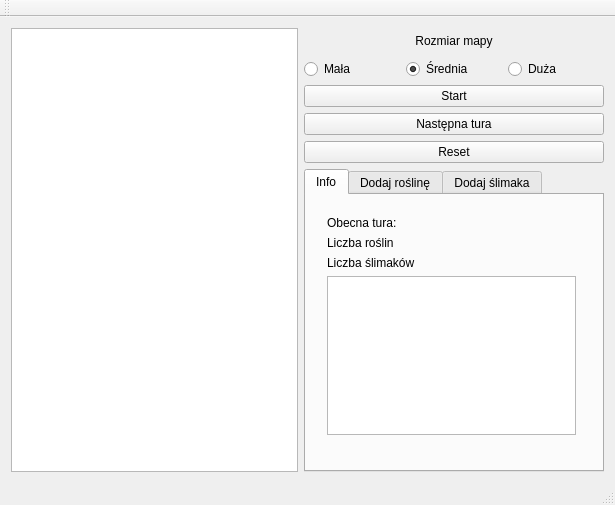
<?xml version="1.0" encoding="UTF-8"?>
<ui version="4.0">
 <class>MainWindow</class>
 <widget class="QMainWindow" name="MainWindow">
  <property name="geometry">
   <rect>
    <x>0</x>
    <y>0</y>
    <width>615</width>
    <height>505</height>
   </rect>
  </property>
  <property name="sizePolicy">
   <sizepolicy hsizetype="Expanding" vsizetype="Expanding">
    <horstretch>0</horstretch>
    <verstretch>0</verstretch>
   </sizepolicy>
  </property>
  <property name="windowTitle">
   <string>Kosmiczna hodowla ślimaków &quot;Janusz&quot;</string>
  </property>
  <widget class="QWidget" name="centralWidget">
   <property name="enabled">
    <bool>true</bool>
   </property>
   <property name="sizePolicy">
    <sizepolicy hsizetype="Expanding" vsizetype="Expanding">
     <horstretch>0</horstretch>
     <verstretch>0</verstretch>
    </sizepolicy>
   </property>
   <layout class="QVBoxLayout" name="verticalLayout">
    <item>
     <layout class="QHBoxLayout" name="horizontalLayout">
      <property name="sizeConstraint">
       <enum>QLayout::SetNoConstraint</enum>
      </property>
      <item>
       <widget class="QGraphicsView" name="qBoard">
        <property name="sizePolicy">
         <sizepolicy hsizetype="Expanding" vsizetype="Expanding">
          <horstretch>0</horstretch>
          <verstretch>0</verstretch>
         </sizepolicy>
        </property>
       </widget>
      </item>
      <item>
       <layout class="QVBoxLayout" name="verticalLayout_2">
        <property name="sizeConstraint">
         <enum>QLayout::SetFixedSize</enum>
        </property>
        <item>
         <layout class="QGridLayout" name="gridLayout_2">
          <item row="1" column="0">
           <widget class="QRadioButton" name="mapSmall">
            <property name="text">
             <string>Mała</string>
            </property>
            <property name="checked">
             <bool>false</bool>
            </property>
           </widget>
          </item>
          <item row="1" column="1">
           <widget class="QRadioButton" name="mapMedium">
            <property name="text">
             <string>Średnia</string>
            </property>
            <property name="checked">
             <bool>true</bool>
            </property>
           </widget>
          </item>
          <item row="1" column="2">
           <widget class="QRadioButton" name="mapHuge">
            <property name="text">
             <string>Duża</string>
            </property>
           </widget>
          </item>
          <item row="0" column="0" colspan="3">
           <widget class="QLabel" name="titleLabel1">
            <property name="sizePolicy">
             <sizepolicy hsizetype="Minimum" vsizetype="Minimum">
              <horstretch>0</horstretch>
              <verstretch>0</verstretch>
             </sizepolicy>
            </property>
            <property name="maximumSize">
             <size>
              <width>16777215</width>
              <height>25</height>
             </size>
            </property>
            <property name="layoutDirection">
             <enum>Qt::LeftToRight</enum>
            </property>
            <property name="text">
             <string>Rozmiar mapy</string>
            </property>
            <property name="alignment">
             <set>Qt::AlignCenter</set>
            </property>
           </widget>
          </item>
         </layout>
        </item>
        <item>
         <widget class="QPushButton" name="automaticMode">
          <property name="text">
           <string>Start</string>
          </property>
         </widget>
        </item>
        <item>
         <widget class="QPushButton" name="nextTurn">
          <property name="text">
           <string>Następna tura</string>
          </property>
         </widget>
        </item>
        <item>
         <widget class="QPushButton" name="resetButton">
          <property name="text">
           <string>Reset</string>
          </property>
         </widget>
        </item>
        <item>
         <widget class="QTabWidget" name="tabWidget">
          <property name="sizePolicy">
           <sizepolicy hsizetype="Minimum" vsizetype="Minimum">
            <horstretch>0</horstretch>
            <verstretch>0</verstretch>
           </sizepolicy>
          </property>
          <property name="minimumSize">
           <size>
            <width>300</width>
            <height>300</height>
           </size>
          </property>
          <property name="baseSize">
           <size>
            <width>300</width>
            <height>300</height>
           </size>
          </property>
          <property name="currentIndex">
           <number>0</number>
          </property>
          <widget class="QWidget" name="infoTab">
           <attribute name="title">
            <string>Info</string>
           </attribute>
           <widget class="QWidget" name="verticalLayoutWidget">
            <property name="geometry">
             <rect>
              <x>10</x>
              <y>10</y>
              <width>271</width>
              <height>241</height>
             </rect>
            </property>
            <layout class="QVBoxLayout" name="verticalLayout_3">
             <item>
              <layout class="QHBoxLayout" name="horizontalLayout_3">
               <item>
                <widget class="QLabel" name="turnNumber">
                 <property name="text">
                  <string>Obecna tura:</string>
                 </property>
                </widget>
               </item>
               <item>
                <widget class="QLabel" name="turnNumberDisplay">
                 <property name="text">
                  <string/>
                 </property>
                </widget>
               </item>
              </layout>
             </item>
             <item>
              <layout class="QHBoxLayout" name="horizontalLayout_4">
               <item>
                <widget class="QLabel" name="plantNumber">
                 <property name="text">
                  <string>Liczba roślin</string>
                 </property>
                </widget>
               </item>
               <item>
                <widget class="QLabel" name="plantNumberDisplay">
                 <property name="text">
                  <string/>
                 </property>
                </widget>
               </item>
              </layout>
             </item>
             <item>
              <layout class="QHBoxLayout" name="horizontalLayout_2">
               <item>
                <widget class="QLabel" name="snailNumber">
                 <property name="text">
                  <string>Liczba ślimaków</string>
                 </property>
                </widget>
               </item>
               <item>
                <widget class="QLabel" name="snailNumberDisplay">
                 <property name="text">
                  <string/>
                 </property>
                </widget>
               </item>
              </layout>
             </item>
             <item>
              <widget class="QPlainTextEdit" name="plainTextEdit"/>
             </item>
            </layout>
           </widget>
          </widget>
          <widget class="QWidget" name="addPlantTab">
           <attribute name="title">
            <string>Dodaj roślinę</string>
           </attribute>
          </widget>
          <widget class="QWidget" name="addSnailTab">
           <attribute name="title">
            <string>Dodaj ślimaka</string>
           </attribute>
           <widget class="QWidget" name="gridLayoutWidget">
            <property name="geometry">
             <rect>
              <x>20</x>
              <y>20</y>
              <width>251</width>
              <height>141</height>
             </rect>
            </property>
            <layout class="QGridLayout" name="gridLayout">
             <item row="1" column="1">
              <widget class="QRadioButton" name="radioButton">
               <property name="text">
                <string>RadioButton</string>
               </property>
              </widget>
             </item>
             <item row="0" column="1">
              <widget class="QRadioButton" name="addHelixRadioButton">
               <property name="text">
                <string>Helix</string>
               </property>
               <property name="checked">
                <bool>true</bool>
               </property>
              </widget>
             </item>
             <item row="2" column="1">
              <widget class="QRadioButton" name="radioButton_3">
               <property name="text">
                <string>RadioButton</string>
               </property>
              </widget>
             </item>
             <item row="0" column="0">
              <widget class="QLabel" name="helixPicture">
               <property name="layoutDirection">
                <enum>Qt::RightToLeft</enum>
               </property>
               <property name="text">
                <string/>
               </property>
              </widget>
             </item>
             <item row="1" column="0">
              <widget class="QLabel" name="label_2">
               <property name="layoutDirection">
                <enum>Qt::RightToLeft</enum>
               </property>
               <property name="text">
                <string/>
               </property>
              </widget>
             </item>
             <item row="2" column="0">
              <widget class="QLabel" name="label_3">
               <property name="layoutDirection">
                <enum>Qt::RightToLeft</enum>
               </property>
               <property name="text">
                <string/>
               </property>
              </widget>
             </item>
            </layout>
           </widget>
          </widget>
         </widget>
        </item>
       </layout>
      </item>
     </layout>
    </item>
   </layout>
  </widget>
  <widget class="QMenuBar" name="menuBar">
   <property name="geometry">
    <rect>
     <x>0</x>
     <y>0</y>
     <width>615</width>
     <height>25</height>
    </rect>
   </property>
  </widget>
  <widget class="QToolBar" name="mainToolBar">
   <attribute name="toolBarArea">
    <enum>TopToolBarArea</enum>
   </attribute>
   <attribute name="toolBarBreak">
    <bool>false</bool>
   </attribute>
  </widget>
  <widget class="QStatusBar" name="statusBar"/>
 </widget>
 <layoutdefault spacing="6" margin="11"/>
 <resources/>
 <connections/>
</ui>
